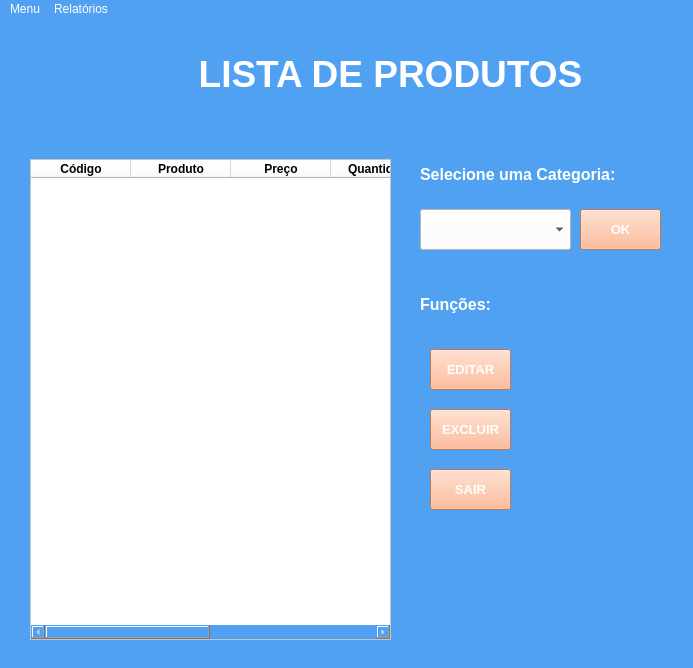
<?xml version="1.0" encoding="UTF-8"?>
<ui version="4.0">
 <class>MainWindow</class>
 <widget class="QMainWindow" name="MainWindow">
  <property name="geometry">
   <rect>
    <x>0</x>
    <y>0</y>
    <width>693</width>
    <height>668</height>
   </rect>
  </property>
  <property name="windowTitle">
   <string>MainWindow</string>
  </property>
  <property name="styleSheet">
   <string notr="true">background-color: rgb(80, 161, 241);
color: rgb(255, 255, 255);</string>
  </property>
  <widget class="QWidget" name="centralwidget">
   <widget class="QTableWidget" name="tableWidget">
    <property name="geometry">
     <rect>
      <x>30</x>
      <y>140</y>
      <width>361</width>
      <height>481</height>
     </rect>
    </property>
    <property name="font">
     <font>
      <weight>50</weight>
      <bold>false</bold>
     </font>
    </property>
    <property name="styleSheet">
     <string notr="true">background-color: rgb(255, 255, 255);
color: rgb(0, 0, 0);</string>
    </property>
    <column>
     <property name="text">
      <string>Código</string>
     </property>
     <property name="font">
      <font>
       <weight>75</weight>
       <bold>true</bold>
      </font>
     </property>
    </column>
    <column>
     <property name="text">
      <string>Produto</string>
     </property>
     <property name="font">
      <font>
       <weight>75</weight>
       <bold>true</bold>
      </font>
     </property>
    </column>
    <column>
     <property name="text">
      <string>Preço</string>
     </property>
     <property name="font">
      <font>
       <weight>75</weight>
       <bold>true</bold>
      </font>
     </property>
    </column>
    <column>
     <property name="text">
      <string>Quantidade</string>
     </property>
     <property name="font">
      <font>
       <weight>75</weight>
       <bold>true</bold>
      </font>
     </property>
    </column>
    <column>
     <property name="text">
      <string>Categoria</string>
     </property>
     <property name="font">
      <font>
       <weight>75</weight>
       <bold>true</bold>
      </font>
     </property>
    </column>
    <column>
     <property name="text">
      <string>ID</string>
     </property>
     <property name="font">
      <font>
       <weight>75</weight>
       <bold>true</bold>
      </font>
     </property>
    </column>
   </widget>
   <widget class="QLabel" name="label">
    <property name="geometry">
     <rect>
      <x>160</x>
      <y>10</y>
      <width>461</width>
      <height>91</height>
     </rect>
    </property>
    <property name="text">
     <string>&lt;html&gt;&lt;head/&gt;&lt;body&gt;&lt;p align=&quot;center&quot;&gt;&lt;span style=&quot; font-size:28pt; font-weight:600; color:#ffffff;&quot;&gt;LISTA DE PRODUTOS&lt;/span&gt;&lt;/p&gt;&lt;/body&gt;&lt;/html&gt;</string>
    </property>
    <property name="alignment">
     <set>Qt::AlignCenter</set>
    </property>
   </widget>
   <widget class="QPushButton" name="btExcluirProdutos">
    <property name="geometry">
     <rect>
      <x>430</x>
      <y>390</y>
      <width>81</width>
      <height>41</height>
     </rect>
    </property>
    <property name="font">
     <font>
      <pointsize>10</pointsize>
      <weight>75</weight>
      <bold>true</bold>
     </font>
    </property>
    <property name="styleSheet">
     <string notr="true">color: rgb(255, 255, 255);
background-color: rgb(255, 170, 127);</string>
    </property>
    <property name="text">
     <string>EXCLUIR</string>
    </property>
   </widget>
   <widget class="QPushButton" name="btEditarProdutos">
    <property name="geometry">
     <rect>
      <x>430</x>
      <y>330</y>
      <width>81</width>
      <height>41</height>
     </rect>
    </property>
    <property name="font">
     <font>
      <pointsize>10</pointsize>
      <weight>75</weight>
      <bold>true</bold>
     </font>
    </property>
    <property name="styleSheet">
     <string notr="true">color: rgb(255, 255, 255);
background-color: rgb(255, 170, 127);</string>
    </property>
    <property name="text">
     <string>EDITAR</string>
    </property>
   </widget>
   <widget class="QComboBox" name="cbCategoria">
    <property name="geometry">
     <rect>
      <x>420</x>
      <y>190</y>
      <width>151</width>
      <height>41</height>
     </rect>
    </property>
    <property name="font">
     <font>
      <weight>75</weight>
      <bold>true</bold>
     </font>
    </property>
    <property name="styleSheet">
     <string notr="true">color: rgb(0, 0, 0);
background-color: rgb(255, 255, 255);</string>
    </property>
   </widget>
   <widget class="QLabel" name="label_4">
    <property name="geometry">
     <rect>
      <x>420</x>
      <y>140</y>
      <width>291</width>
      <height>31</height>
     </rect>
    </property>
    <property name="text">
     <string>&lt;html&gt;&lt;head/&gt;&lt;body&gt;&lt;p&gt;&lt;span style=&quot; font-size:12pt; font-weight:600;&quot;&gt;Selecione uma Categoria:&lt;/span&gt;&lt;/p&gt;&lt;/body&gt;&lt;/html&gt;</string>
    </property>
   </widget>
   <widget class="QPushButton" name="btokcategoria">
    <property name="geometry">
     <rect>
      <x>580</x>
      <y>190</y>
      <width>81</width>
      <height>41</height>
     </rect>
    </property>
    <property name="font">
     <font>
      <pointsize>10</pointsize>
      <weight>75</weight>
      <bold>true</bold>
     </font>
    </property>
    <property name="styleSheet">
     <string notr="true">color: rgb(255, 255, 255);
background-color: rgb(255, 170, 127);</string>
    </property>
    <property name="text">
     <string>OK</string>
    </property>
   </widget>
   <widget class="QPushButton" name="btSairProdutos">
    <property name="geometry">
     <rect>
      <x>430</x>
      <y>450</y>
      <width>81</width>
      <height>41</height>
     </rect>
    </property>
    <property name="font">
     <font>
      <pointsize>10</pointsize>
      <weight>75</weight>
      <bold>true</bold>
     </font>
    </property>
    <property name="styleSheet">
     <string notr="true">color: rgb(255, 255, 255);
background-color: rgb(255, 170, 127);</string>
    </property>
    <property name="text">
     <string>SAIR</string>
    </property>
   </widget>
   <widget class="QLabel" name="label_11">
    <property name="geometry">
     <rect>
      <x>20</x>
      <y>10</y>
      <width>121</width>
      <height>91</height>
     </rect>
    </property>
    <property name="text">
     <string/>
    </property>
    <property name="pixmap">
     <pixmap>Apresentação1-removebg-previewaawwwwwwwwwwww.png</pixmap>
    </property>
    <property name="scaledContents">
     <bool>true</bool>
    </property>
   </widget>
   <widget class="QLabel" name="label_5">
    <property name="geometry">
     <rect>
      <x>420</x>
      <y>270</y>
      <width>291</width>
      <height>31</height>
     </rect>
    </property>
    <property name="text">
     <string>&lt;html&gt;&lt;head/&gt;&lt;body&gt;&lt;p&gt;&lt;span style=&quot; font-size:12pt; font-weight:600;&quot;&gt;Funções:&lt;/span&gt;&lt;/p&gt;&lt;/body&gt;&lt;/html&gt;</string>
    </property>
   </widget>
  </widget>
  <widget class="QStatusBar" name="statusbar"/>
  <widget class="QMenuBar" name="menuBar">
   <property name="geometry">
    <rect>
     <x>0</x>
     <y>0</y>
     <width>693</width>
     <height>21</height>
    </rect>
   </property>
   <widget class="QMenu" name="menuMenu">
    <property name="title">
     <string>Menu</string>
    </property>
    <addaction name="actionEditar_2"/>
    <addaction name="actionExcluir"/>
   </widget>
   <widget class="QMenu" name="menuRelat_rios">
    <property name="title">
     <string>Relatórios</string>
    </property>
    <widget class="QMenu" name="menuCategoria">
     <property name="title">
      <string>Categoria</string>
     </property>
     <addaction name="actionAlimentos"/>
     <addaction name="actionEletr_nicos"/>
     <addaction name="actionInform_tica"/>
    </widget>
    <addaction name="actionNome"/>
    <addaction name="actionPre_o"/>
    <addaction name="menuCategoria"/>
   </widget>
   <addaction name="menuMenu"/>
   <addaction name="menuRelat_rios"/>
  </widget>
  <action name="actionEditar">
   <property name="text">
    <string>Editar</string>
   </property>
  </action>
  <action name="actionEditar_2">
   <property name="text">
    <string>Editar</string>
   </property>
   <property name="shortcut">
    <string>Backspace</string>
   </property>
  </action>
  <action name="actionExcluir">
   <property name="text">
    <string>Excluir</string>
   </property>
   <property name="shortcut">
    <string>Esc</string>
   </property>
  </action>
  <action name="actionNome">
   <property name="text">
    <string>Nome</string>
   </property>
  </action>
  <action name="actionPre_o">
   <property name="text">
    <string>Preço</string>
   </property>
  </action>
  <action name="actionAlimentos">
   <property name="text">
    <string>Alimentos</string>
   </property>
  </action>
  <action name="actionEletr_nicos">
   <property name="text">
    <string>Eletrônicos</string>
   </property>
  </action>
  <action name="actionInform_tica">
   <property name="text">
    <string>Informática</string>
   </property>
  </action>
 </widget>
 <resources/>
 <connections/>
</ui>
